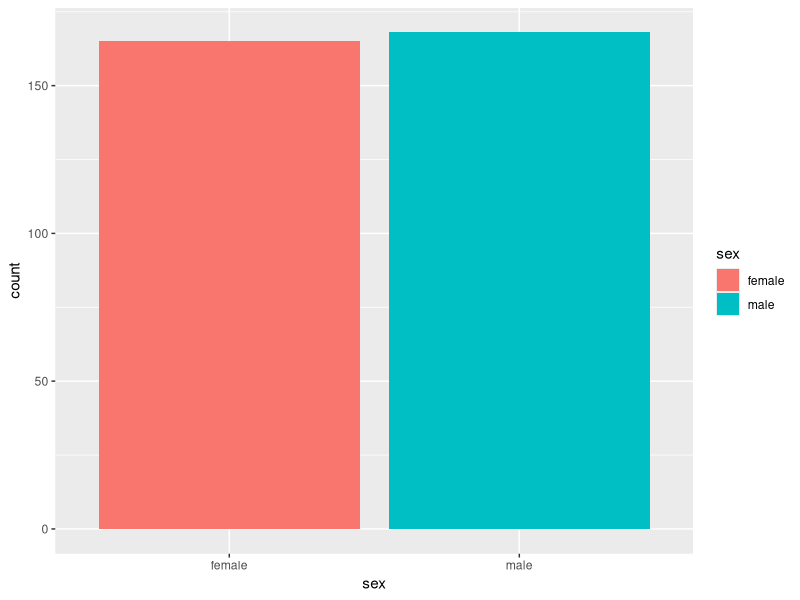
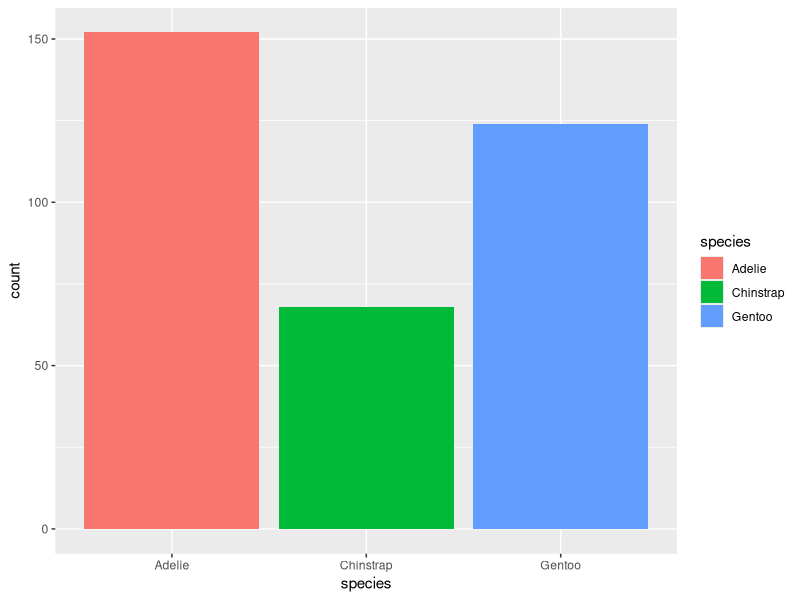
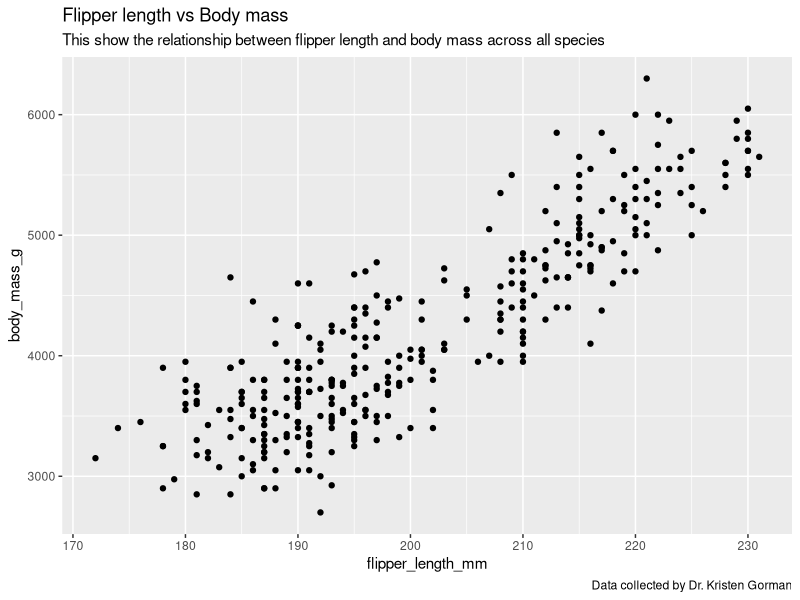
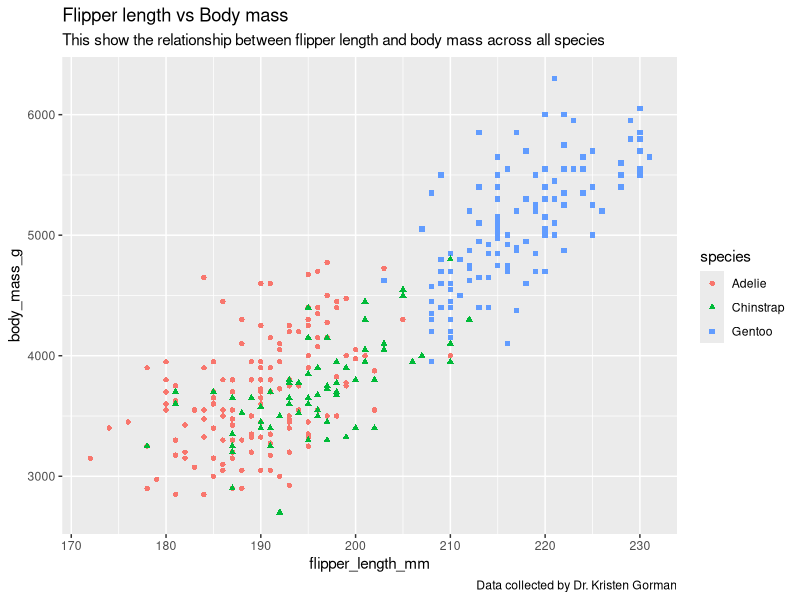
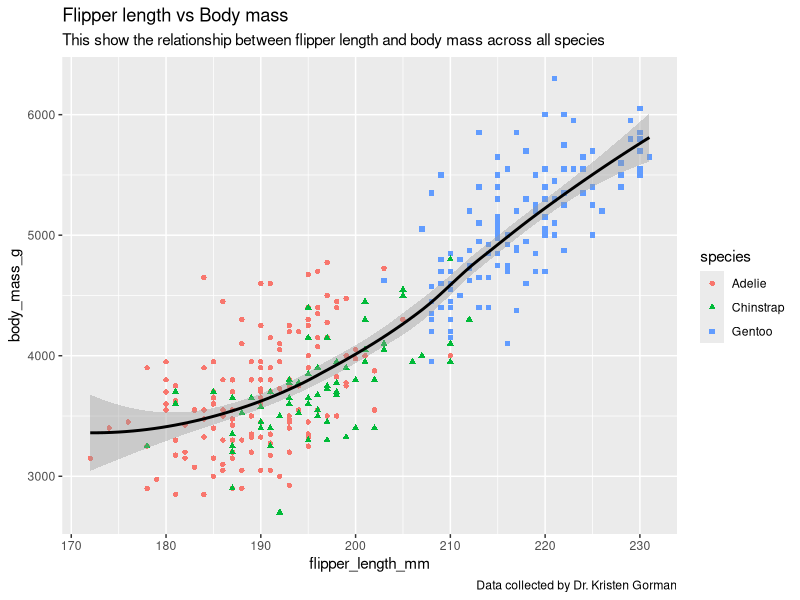
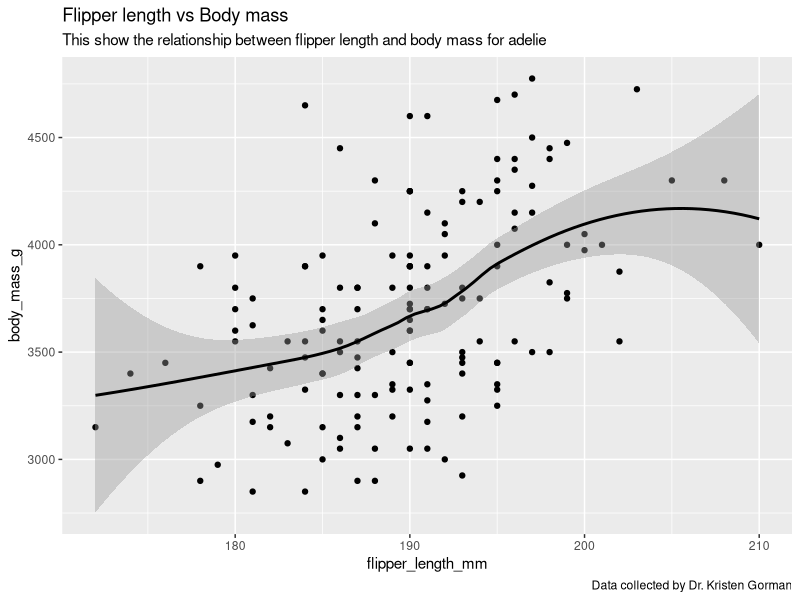
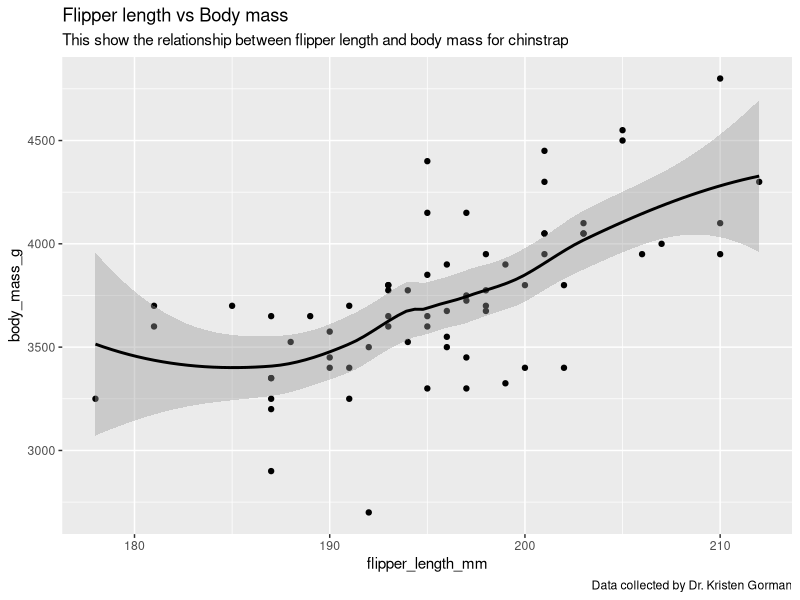
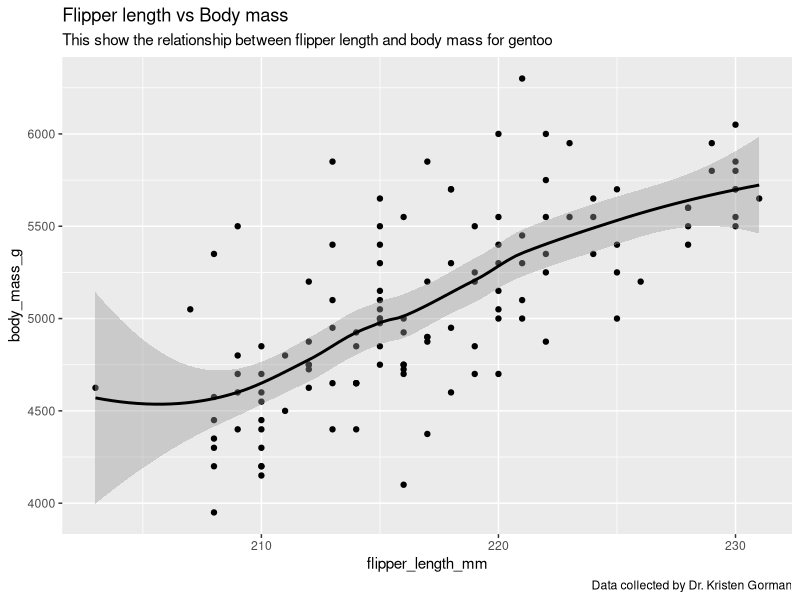

The R source for these figures, in order:
# Installing necessary packages

install.packages("palmerpenguins")
install.packages("tidyverse")
install.packages("dplyr")

# Load the installed and required packages

library(tidyverse)
library(palmerpenguins)
library(dplyr)
library(skimr)


# Exploring the data

# Show the first 6 row
head(penguins)

# Show the column names
colnames(penguins)

# Display the structure of the data
str(penguins)

# Display Data summary
skim_without_charts(penguins)
glimpse(penguins)

# Add a new column to the data
penguins <- penguins %>% mutate(body_mass_kg = body_mass_g/1000)

# Check the number of males and females
penguins %>%
  count(sex)

# Filter out the rows where sex is NA
filtered_data <- penguins %>% filter(sex != 'NA')

# Visualize the sex column with bar chart
ggplot(data=filtered_data)+geom_bar(mapping=aes(x=sex,fill=sex))

# Check the number of species in the data
penguins %>%
  count(species)

# Visualize the species column with bar chart
ggplot(data=penguins)+geom_bar(mapping=aes(x=species,fill=species))

# Display Data summary on the filtered data
filtered_data %>% summary()
skim_without_charts(filtered_data)

# Mean value of each column per penguin type
penguins %>% 
  group_by(species) %>% 
  summarize(across(where(is.numeric), mean, na.rm = TRUE))

# Visualizing the data

## Analyzing the relationship between flipper length vs body mass

ggplot(data=penguins)+geom_point(mapping=aes(x=flipper_length_mm, y=body_mass_g))+
  labs(title="Flipper length vs Body mass",subtitle="This show the relationship between flipper length and body mass across all species",caption="Data collected by Dr. Kristen Gorman")

ggplot(data=penguins)+geom_point(mapping=aes(x=flipper_length_mm, y=body_mass_g,color=species,shape=species))+
  labs(title="Flipper length vs Body mass",subtitle="This show the relationship between flipper length and body mass across all species",caption="Data collected by Dr. Kristen Gorman")

ggplot(data=penguins)+geom_point(mapping=aes(x=flipper_length_mm, y=body_mass_g,color=species,shape=species)) +
  geom_smooth(mapping=aes(x=flipper_length_mm, y=body_mass_g),color = 'black')+
  labs(title="Flipper length vs Body mass",subtitle="This show the relationship between flipper length and body mass across all species",caption="Data collected by Dr. Kristen Gorman")


penguins %>% filter(species == "Adelie")  %>% ggplot()+geom_point(mapping=aes(x=flipper_length_mm, y=body_mass_g))+
  geom_smooth(mapping=aes(x=flipper_length_mm, y=body_mass_g),color = 'black')+
  labs(title="Flipper length vs Body mass",subtitle="This show the relationship between flipper length and body mass for adelie",caption="Data collected by Dr. Kristen Gorman")


penguins %>% filter(species == "Chinstrap")  %>% ggplot()+geom_point(mapping=aes(x=flipper_length_mm, y=body_mass_g))+
  geom_smooth(mapping=aes(x=flipper_length_mm, y=body_mass_g),color = 'black')+
  labs(title="Flipper length vs Body mass",subtitle="This show the relationship between flipper length and body mass for chinstrap",caption="Data collected by Dr. Kristen Gorman")


penguins %>% filter(species == "Gentoo")  %>% ggplot()+geom_point(mapping=aes(x=flipper_length_mm, y=body_mass_g))+
  geom_smooth(mapping=aes(x=flipper_length_mm, y=body_mass_g),color = 'black')+
  labs(title="Flipper length vs Body mass",subtitle="This show the relationship between flipper length and body mass for gentoo",caption="Data collected by Dr. Kristen Gorman")


ggplot(data=penguins)+geom_point(mapping=aes(x=flipper_length_mm, y=body_mass_g,color=species,shape=species))+
  facet_wrap(~species)+
  labs(title="Flipper length vs Body mass",subtitle="This show the relationship between flipper length and body mass across all species separately",caption="Data collected by Dr. Kristen Gorman")


ggplot(data=filtered_data)+geom_point(mapping=aes(x=flipper_length_mm, y=body_mass_g,color=species,shape=species))+
  facet_wrap(~sex)+
  labs(title="Flipper length vs Body mass",subtitle="This show the effect of the sex on the relationship between flipper length and body mass",caption="Data collected by Dr. Kristen Gorman")



## Analyzing the relationship between bill length vs body mass

ggplot(data=penguins)+geom_point(mapping=aes(x=bill_length_mm, y=body_mass_g))+
  labs(title="Bill length vs Body mass",subtitle="This show the relationship between bill length and body mass across all species",caption="Data collected by Dr. Kristen Gorman")


ggplot(data=penguins)+geom_point(mapping=aes(x=bill_length_mm, y=body_mass_g,color=species,shape=species))+
  labs(title="Bill length vs Body mass",subtitle="This show the relationship between bill length and body mass across all species",caption="Data collected by Dr. Kristen Gorman")

ggplot(data=penguins)+geom_point(mapping=aes(x=bill_length_mm, y=body_mass_g,color=species,shape=species)) +
  geom_smooth(mapping=aes(x=bill_length_mm, y=body_mass_g),color = 'black')+
  labs(title="Bill length vs Body mass",subtitle="This show the relationship between bill length and body mass across all species",caption="Data collected by Dr. Kristen Gorman")

penguins %>% filter(species == "Adelie")  %>% ggplot()+geom_point(mapping=aes(x=bill_length_mm, y=body_mass_g))+
  geom_smooth(mapping=aes(x=bill_length_mm, y=body_mass_g),color = 'black')+
  labs(title="Bill length vs Body mass",subtitle="This show the relationship between bill length and body mass for adelie",caption="Data collected by Dr. Kristen Gorman")


penguins %>% filter(species == "Chinstrap")  %>% ggplot()+geom_point(mapping=aes(x=bill_length_mm, y=body_mass_g))+
  geom_smooth(mapping=aes(x=bill_length_mm, y=body_mass_g),color = 'black')+
  labs(title="Bill length vs Body mass",subtitle="This show the relationship between bill length and body mass for chinstrap",caption="Data collected by Dr. Kristen Gorman")


penguins %>% filter(species == "Gentoo")  %>% ggplot()+geom_point(mapping=aes(x=bill_length_mm, y=body_mass_g))+
  geom_smooth(mapping=aes(x=bill_length_mm, y=body_mass_g),color = 'black')+
  labs(title="Bill length vs Body mass",subtitle="This show the relationship between bill length and body mass for gentoo",caption="Data collected by Dr. Kristen Gorman")


ggplot(data=penguins)+geom_point(mapping=aes(x=bill_length_mm, y=body_mass_g,color=species,shape=species))+
  facet_wrap(~species)+
  labs(title="Bill length vs Body mass",subtitle="This show the relationship between bill length and body mass across all species",caption="Data collected by Dr. Kristen Gorman")


ggplot(data=filtered_data)+geom_point(mapping=aes(x=bill_length_mm, y=body_mass_g,color=species,shape=species))+
  facet_wrap(~sex)+
  labs(title="Bill length vs Body mass",subtitle="This show the effect of the sex on the relationship between bill length and body mass",caption="Data collected by Dr. Kristen Gorman")



## Analyzing the effect of the location on the relationship of the physical characteristics

ggplot(data=filtered_data)+geom_point(mapping=aes(x=bill_length_mm, y=body_mass_g,color=species,shape=species))+
  facet_wrap(~island)+
  geom_smooth(mapping=aes(x=bill_length_mm, y=body_mass_g),color = 'black')+
  labs(title="Bill length vs Body mass",subtitle="This show the effect of the location on the relationship between bill length and body mass",caption="Data collected by Dr. Kristen Gorman")


ggplot(data=filtered_data)+geom_point(mapping=aes(x=flipper_length_mm, y=body_mass_g,color=species,shape=species))+
  facet_wrap(~island)+
  geom_smooth(mapping=aes(x=flipper_length_mm, y=body_mass_g),color = 'black')+
  labs(title="Flipper length vs Body mass",subtitle="This show the effect of the location on the relationship between flipper length and body mass",caption="Data collected by Dr. Kristen Gorman")

